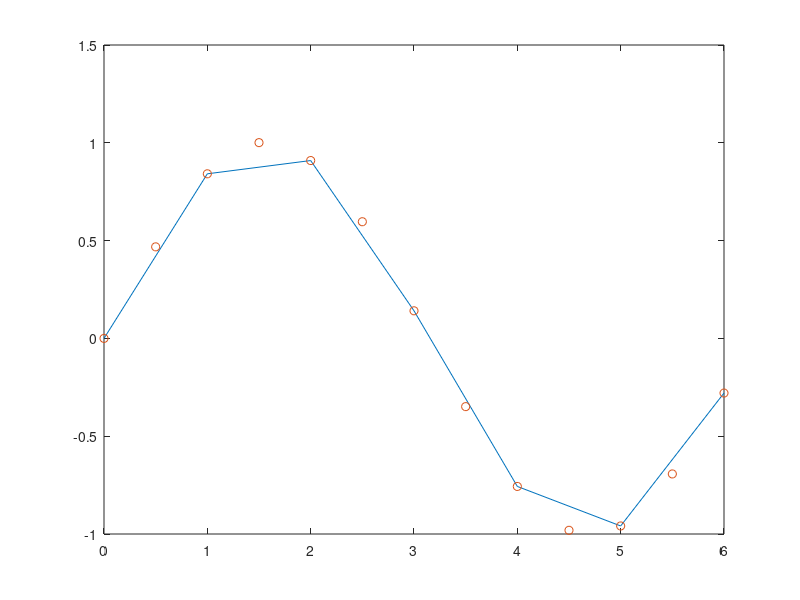

Reproduce this figure in MATLAB.
clear all;
close all;
clc;
dataX=0:6;
dataY=[0 0.8415 0.9093 0.1411 -0.7568 -0.9589 -0.2794]
n=length(dataX)
x=0:0.5:6;
sum=0;
for i=1:n
    prod=1
    for j=1:n
        if i~=j
            prod=conv(prod,(poly(dataX(j))/(dataX(i)-dataX(j))));
        end 
    end 
    sum=sum+conv(prod,dataY(i));
end
Y_exp=sum;
y=polyval(Y_exp,x)
plot(dataX,dataY)
hold on
plot(x,y,'o')
